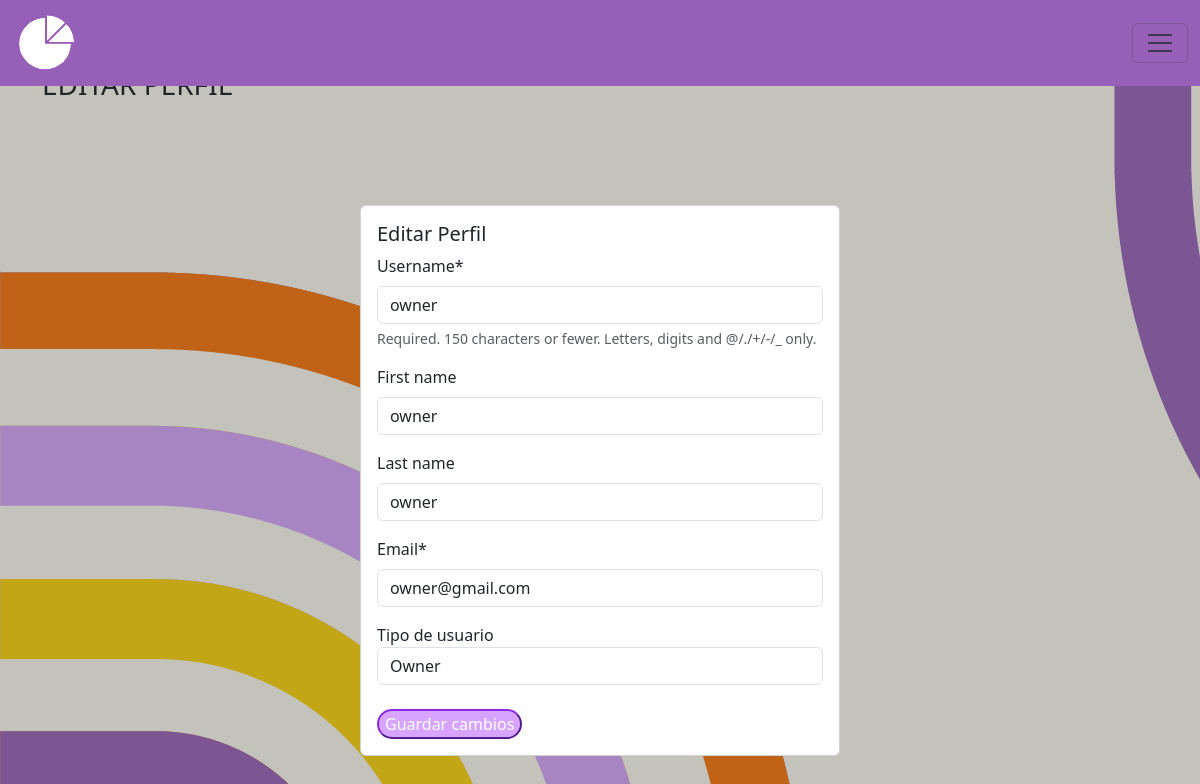
/editar_perfil/ (signed in), run on the app's committed database.
### MIReApp/models.py (models this page shows, shortened)
class User(AbstractUser):
    email = models.EmailField(unique=True)
    is_owner = models.BooleanField(default=False)
    area = models.CharField(max_length=40, choices=AREAS, blank=True, null=True)
    groups = models.ManyToManyField(
        'auth.Group',
        related_name='customuser_set',
        related_query_name='user',
        blank=True,
        help_text='The groups this user belongs to. A user will get all permissions granted to each of their groups.',
    )
    user_permissions = models.ManyToManyField(
        'auth.Permission',
        related_name='customuser_set',
        related_query_name='user',
        blank=True,
        help_text='Specific permissions for this user.',
    )

### MIReApp/views.py (the view)
# urls.py: path('editar_perfil/', views.editar_perfil, name='editar_perfil'),
def editar_perfil(request):
    user = User.objects.get(pk=request.user.id)
    form = CustomUserCreationFormEditar(request.POST or None, request.FILES or None, instance=request.user)
    if request.method == 'POST':
        form = CustomUserCreationFormEditar(request.POST, instance=user)
        if form.is_valid():
            form.save()
            print('se guardo')
            return redirect('inicio')  # Cambia 'perfil' al nombre de la vista de perfil
        else:
            print('no se guardo')
            print(form.errors)
    else:
        form = CustomUserCreationFormEditar(instance=user)
    return render(request, 'registration/editar_perfil.html', {'form': form, 'is_owner':request.user.is_owner})

### MIReApp/forms.py
class CustomUserCreationFormEditar(UserChangeForm):
	email = forms.EmailField(required=True)
	class Meta:
		model = User
		fields = ['username', 'first_name', 'last_name', 'email']

### MIReApp/templates/registration/editar_perfil.html (shortened to what this page needs)
{% extends 'base.html' %}
{% block contenido %}
{% load crispy_forms_tags %}
<h3> EDITAR PERFIL</h3>
<br>
<br>
<br>
<br>
<form enctype="multipart/form-data" method="post">
    <div class="card mx-auto" style="width: 30rem;">
        <div class="card-body">
            <h5 class="card-title">Editar Perfil</h5>
            {{ form.username | as_crispy_field }}
            {{ form.first_name | as_crispy_field }}
            {{ form.last_name | as_crispy_field }}
            {{ form.email | as_crispy_field }}
            <div class="form-group">
                <label class="control-label">Tipo de usuario</label>
                {% if is_owner %}
                    <input type="text" class="form-control" value="Owner" readonly>
                {% else %}
                    <input type="text" class="form-control" value="Administrador" readonly>
                {% endif %}
            </div>
            <br>
            <button type="submit" class="rounded-4" style="border-color: blueviolet;">Guardar cambios</button>
        </div>
    </div>
</form>
{% endblock %}

### MIReApp/static/css/base.css (style rules this page uses)
html, body { margin: 0; width: 100%; height: 100%; display: flex; justify-content: center; align-items: center; font-family: 'Dosis', sans-serif; font-weight: 300; -webkit-user-select: none; -moz-user-select: none; -ms-user-select: none; user-select: none; }
button { color:rgb(255, 255, 255); background-color: #D7A5FF }
h5 { color: #ffd500; font-size: 8px; text-align: justify; }

### data on the page
User: username "owner", first_name "owner", last_name "owner", email "owner@gmail.com"
